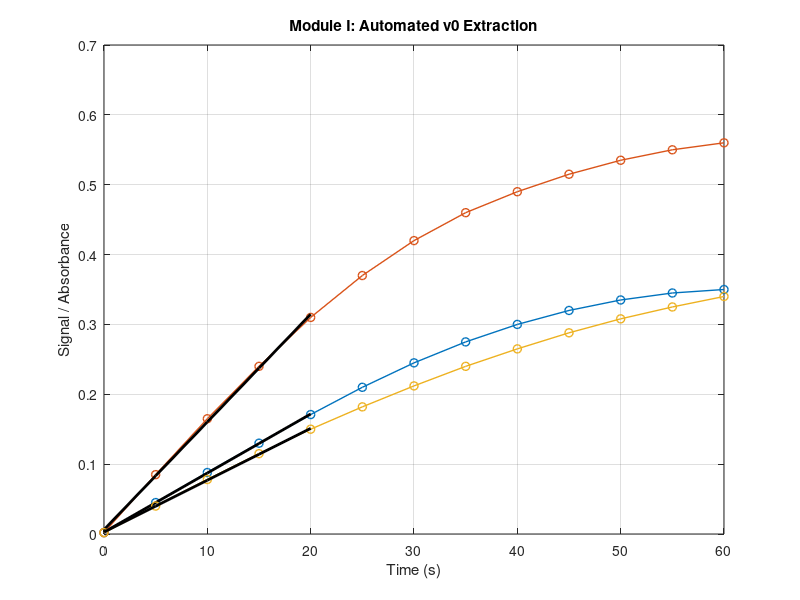

Write MATLAB code to recreate this figure. (Note: this script raises an error after producing the figure.)
%% ssice_integrated_kinetics.m
%% INTEGRATED PROFESSIONAL ENZYME KINETICS SUPER SCRIPT (SSICE)
% Developed for v0 processing, multi-model analysis and allosteric/
% inhibition diagnosis with automated model selection by AIC.
%
% Module I  : automated extraction of initial velocities (v0) from raw
%             time-vs-signal curves using a moving-window linearity
%             algorithm.
% Module II : macroscopic multi-model fitting. Without inhibitor, five
%             substrate-dependent models compete (Michaelis-Menten, Hill,
%             Haldane, MWC, substrate activation); with inhibitor, four
%             inhibition models compete (competitive, pure non-competitive,
%             uncompetitive, mixed). The best model is selected by the
%             Akaike Information Criterion (AIC).
%
% Produces the figures used as Figure 2 of the SSICE manuscript.
%
% Requirements: MATLAB R2016b or later
%               Optimization Toolbox (lsqcurvefit)
%
% Part of the SSICE framework. If you use this code, please cite the
% associated manuscript (see README.md).

clear; clc; close all;
fprintf('=========================================================================\n');
fprintf(' STARTING INTEGRATED ENZYME KINETICS SUPER SCRIPT (SSICE)\n');
fprintf('=========================================================================\n\n');

% Global options for the mathematical optimization algorithms
options = optimset('Display','off','MaxFunEvals',20000,'MaxIter',20000);

%% =========================================================================
% MODULE I: AUTOMATED PROCESSING OF INITIAL VELOCITIES (v0)
% =========================================================================
disp('>> MODULE I: Processing raw time-vs-signal data...');
% We simulate time-course data for 3 experimental conditions as recorded
% by a plate reader or spectrophotometer.
% In practice, you can load this from an Excel file:
% time = matrix(:,1); signal = matrix(:,2);
common_time = (0:5:60)'; % Time every 5 seconds up to 1 minute

% Raw experimental curves (simulated signal/absorbance for 3 example assays)
assay_control_S1   = [0.002; 0.045; 0.088; 0.130; 0.171; 0.210; 0.245; 0.275; 0.300; 0.320; 0.335; 0.345; 0.350];
assay_control_S2   = [0.002; 0.085; 0.165; 0.240; 0.310; 0.370; 0.420; 0.460; 0.490; 0.515; 0.535; 0.550; 0.560];
assay_inhibitor_S2 = [0.002; 0.040; 0.078; 0.115; 0.150; 0.182; 0.212; 0.240; 0.265; 0.288; 0.308; 0.325; 0.340];

assay_bank = [assay_control_S1, assay_control_S2, assay_inhibitor_S2];
n_assays = size(assay_bank, 2);

v0_calculated = zeros(n_assays, 1);
window_points = 5; % Minimum points to evaluate the moving linearity window

figure('Name', 'Module I: Linear-Phase Diagnosis (v0)', 'Color', 'w', 'Position', [100, 500, 550, 400]);

for j = 1:n_assays
    current_signal = assay_bank(:, j);
    best_R2 = 0;
    best_slope = 0;
    idx_start = 1; idx_end = window_points;

    % Moving-window algorithm
    for i = 1 : (length(common_time) - window_points + 1)
        window = i : (i + window_points - 1);
        t_sub = common_time(window);
        s_sub = current_signal(window);
        p = polyfit(t_sub, s_sub, 1);
        R2 = 1 - (sum((s_sub - polyval(p, t_sub)).^2) / sum((s_sub - mean(s_sub)).^2));
        if R2 > best_R2 && i <= (length(common_time)/2)
            best_R2 = R2;
            best_slope = p(1);
            idx_start = i; idx_end = i + window_points - 1;
        end
    end
    v0_calculated(j) = best_slope; % Store the calculated v0

    % Plot linear-phase quality control
    plot(common_time, current_signal, 'o-', 'LineWidth', 1); hold on;
    t_lin = common_time(idx_start:idx_end);
    plot(t_lin, polyval(polyfit(t_lin, current_signal(idx_start:idx_end), 1), t_lin), 'k-', 'LineWidth', 2);
end
xlabel('Time (s)'); ylabel('Signal / Absorbance');
title('Module I: Automated v0 Extraction'); grid on;
fprintf('>> MODULE I COMPLETED: v0 values extracted successfully.\n\n');

%% =========================================================================
% MODULE II: MACROSCOPIC, MULTI-MODEL ANALYSIS AND INHIBITION DIAGNOSIS
% =========================================================================
disp('>> MODULE II: Running macroscopic modeling and AIC calculation...');

% MAIN ENZYMATIC WORK MATRIX
% You can feed this matrix with the results of Module I.
% Format: [ Substrate_Concentration [S] , Inhibitor_Concentration [I] , Initial_Velocity v ]
% (Integrated example of a complete catalase-style kinetic assay at high
% substrate concentration)
macro_data = [
%   [S]    [I]     v
    5.0,   0.0,   45.0;
    10.0,  0.0,   78.0;
    20.0,  0.0,  120.0;
    40.0,  0.0,  145.0; % Typical curve decaying by substrate inhibition
    60.0,  0.0,  138.0;
    80.0,  0.0,  122.0;
    100.0, 0.0,  105.0;
];

S = macro_data(:, 1);
I = macro_data(:, 2);
v = macro_data(:, 3);
N = length(v);

% Intelligently detect whether an external inhibitor is present in the assay
has_inhibitor = any(I > 0);

% GENERAL BANK OF ANONYMOUS MATHEMATICAL MODELS
mod_mm      = @(beta, x) (beta(1) * x) ./ (beta(2) + x);                                          % Michaelis-Menten
mod_hill    = @(beta, x) (beta(1) * x.^beta(3)) ./ (beta(2)^beta(3) + x.^beta(3));                % Hill (empirical allostery)
mod_haldane = @(beta, x) (beta(1) * x) ./ (beta(2) + x + (x.^2 / beta(3)));                       % Haldane (catalase / substrate inhibition)
mod_act_sust= @(beta, x) (beta(1) * x .* (1 + (beta(4)*x)/beta(3))) ./ (beta(2) + x .* (1 + x/beta(3))); % Substrate activation
mod_mwc     = @(beta, x) beta(1) * ( (x./beta(2)).*(1 + x./beta(2)) + beta(3)*beta(4)*(x./beta(2)).*(1 + beta(4)*x./beta(2)) ) ./ ...
                  ( (1 + x./beta(2)).^2 + beta(3)*(1 + beta(4)*x./beta(2)).^2 );                  % MWC (mechanistic)
mod_comp    = @(beta, x) (beta(1) * x(:,1)) ./ (x(:,1) + beta(2) * (1 + x(:,2)/beta(3)));         % Competitive inhibition
mod_nocomp  = @(beta, x) (beta(1) * x(:,1)) ./ ((beta(2) + x(:,1)) .* (1 + x(:,2)/beta(3)));      % Pure non-competitive inhibition
mod_incomp  = @(beta, x) (beta(1) * x(:,1)) ./ (beta(2) + x(:,1) .* (1 + x(:,2)/beta(3)));        % Uncompetitive inhibition
mod_mixed   = @(beta, x) (beta(1) * x(:,1)) ./ (beta(2)*(1 + x(:,2)/beta(3)) + x(:,1).*(1 + x(:,2)/(beta(4)*beta(3)))); % Mixed inhibition

% Conditional execution according to the type of input data
if ~has_inhibitor
    % ---------------------------------------------------------------------
    % SCENARIO WITHOUT INHIBITOR: NON-MICHAELIAN COMPETITION
    % ---------------------------------------------------------------------
    disp('>> Active analysis: substrate-dependent scenario (no external inhibitor).');

    % Nonlinear fits
    p0_mm = [max(v)*2, median(S)];
    [p_mm, res_mm] = lsqcurvefit(mod_mm, p0_mm, S, v, [0,0], [Inf,Inf], options);
    AIC_mm = N * log(res_mm/N) + 2 * length(p0_mm);

    p0_hill = [max(v), median(S), 1.0];
    [p_hill, res_hill] = lsqcurvefit(mod_hill, p0_hill, S, v, [0,0,0], [Inf,Inf,10], options);
    AIC_hill = N * log(res_hill/N) + 2 * length(p0_hill);

    p0_hald = [max(v)*2, median(S), max(S)];
    [p_hald, res_hald] = lsqcurvefit(mod_haldane, p0_hald, S, v, [0,0,0], [Inf,Inf,Inf], options);
    AIC_hald = N * log(res_hald/N) + 2 * length(p0_hald);

    p0_mwc = [max(v), median(S), 10, 0.1];
    [p_mwc, res_mwc] = lsqcurvefit(mod_mwc, p0_mwc, S, v, [0,0,0,0], [Inf,Inf,Inf,1], options);
    AIC_mwc = N * log(res_mwc/N) + 2 * length(p0_mwc);

    p0_act = [max(v), median(S), median(S), 2.0];
    [p_act, res_act] = lsqcurvefit(mod_act_sust, p0_act, S, v, [0,0,0,1], [Inf,Inf,Inf,Inf], options);
    AIC_act = N * log(res_act/N) + 2 * length(p0_act);

    Models      = {'Michaelis-Menten'; 'Hill (Empirical Allosteric)'; 'Haldane (Catalase/Substrate Inhibition)'; 'MWC (Mechanistic Allostery)'; 'Substrate Activation'};
    Residuals_SS = [res_mm; res_hill; res_hald; res_mwc; res_act];
    AIC_values   = [AIC_mm; AIC_hill; AIC_hald; AIC_mwc; AIC_act];
else
    % ---------------------------------------------------------------------
    % SCENARIO WITH INHIBITOR: COMPETITION OF INHIBITION TYPES
    % ---------------------------------------------------------------------
    disp('>> Active analysis: scenario with external inhibitor.');

    p0_3par = [max(v)*1.2, median(S), max(I)];
    p0_4par = [max(v)*1.2, median(S), max(I), 1.0];

    [p_comp, res_comp] = lsqcurvefit(mod_comp, p0_3par, [S, I], v, [0,0,0], [Inf,Inf,Inf], options);
    AIC_comp = N * log(res_comp/N) + 2 * length(p0_3par);

    [p_nocomp, res_nocomp] = lsqcurvefit(mod_nocomp, p0_3par, [S, I], v, [0,0,0], [Inf,Inf,Inf], options);
    AIC_nocomp = N * log(res_nocomp/N) + 2 * length(p0_3par);

    [p_incomp, res_incomp] = lsqcurvefit(mod_incomp, p0_3par, [S, I], v, [0,0,0], [Inf,Inf,Inf], options);
    AIC_incomp = N * log(res_incomp/N) + 2 * length(p0_3par);

    [p_mixed, res_mixed] = lsqcurvefit(mod_mixed, p0_4par, [S, I], v, [0,0,0,0], [Inf,Inf,Inf,Inf], options);
    AIC_mixed = N * log(res_mixed/N) + 2 * length(p0_4par);

    Models       = {'Competitive Inhibition'; 'Pure Non-Competitive Inhibition'; 'Uncompetitive Inhibition'; 'Mixed Inhibition'};
    Residuals_SS = [res_comp; res_nocomp; res_incomp; res_mixed];
    AIC_values   = [AIC_comp; AIC_nocomp; AIC_incomp; AIC_mixed];
end

% =========================================================================
% FINAL REPORT OF CONCLUSIONS AND KINETIC PARAMETERS
% =========================================================================
ResultsTable = table(Models, Residuals_SS, AIC_values);
disp(' '); disp('---------------------------------------------------------');
disp(' COMPARATIVE MATHEMATICAL MODELING TABLE ');
disp('---------------------------------------------------------');
disp(ResultsTable);

[~, winner_idx] = min(AIC_values);
fprintf('*** SCIENTIFIC VERDICT: The optimal model is [%s] ***\n\n', Models{winner_idx});
fprintf('--- KINETIC PARAMETERS EXTRACTED FROM THE EXPERIMENT ---\n');

if ~has_inhibitor
    switch winner_idx
        case 1 % MM
            fprintf('Vmax = %.2f\nKm = %.2f\n', p_mm(1), p_mm(2));
        case 2 % Hill
            fprintf('Vmax = %.2f\nK_half = %.2f\nHill coefficient (n) = %.2f\n', p_hill(1), p_hill(2), p_hill(3));
        case 3 % Haldane
            fprintf('Theoretical Vmax (free enzyme) = %.2f\nApparent Km = %.2f\nKsi (substrate self-inhibition constant) = %.2f\n', p_hald(1), p_hald(2), p_hald(3));
            fprintf('>> Calculated optimal substrate concentration: %.2f\n', sqrt(p_hald(2)*p_hald(3)));
        case 4 % MWC
            fprintf('Vmax = %.2f\nKR = %.2f\nL (T/R equilibrium) = %.2f\nc (KR/KT ratio) = %.2f\n', p_mwc(1), p_mwc(2), p_mwc(3), p_mwc(4));
        case 5 % Substrate activation
            fprintf('Basal Vmax = %.2f\nKm = %.2f\nKA (activation) = %.2f\nBeta acceleration factor = %.2f\n', p_act(1), p_act(2), p_act(3), p_act(4));
    end
else
    switch winner_idx
        case 1 % Competitive
            fprintf('Vmax = %.2f\nKm = %.2f\nKi (inhibitor affinity) = %.2f\n', p_comp(1), p_comp(2), p_comp(3));
        case 2 % Non-competitive
            fprintf('Vmax = %.2f\nKm = %.2f\nKi (inhibitor affinity) = %.2f\n', p_nocomp(1), p_nocomp(2), p_nocomp(3));
        case 3 % Uncompetitive
            fprintf('Vmax = %.2f\nKm = %.2f\nKi (affinity for the ES complex) = %.2f\n', p_incomp(1), p_incomp(2), p_incomp(3));
        case 4 % Mixed
            fprintf('Vmax = %.2f\nKm = %.2f\nKi (free site) = %.2f\nAlpha*Ki (occupied site) = %.2f\nAlpha factor = %.2f\n', p_mixed(1), p_mixed(2), p_mixed(3), p_mixed(4)*p_mixed(3), p_mixed(4));
    end
end

% =========================================================================
% PLOTTING OF FITS IN THE MACROSCOPIC MODELING
% =========================================================================
S_plot = linspace(0, max(S)*1.2, 300);
figure('Name', 'Module II: Macroscopic Fitting Curves', 'Color', 'w', 'Position', [700, 500, 600, 400]);
plot(S, v, 'ro', 'MarkerSize', 8, 'LineWidth', 2, 'DisplayName', 'Real v0 data'); hold on;

if ~has_inhibitor
    plot(S_plot, mod_mm(p_mm, S_plot), 'g--', 'DisplayName', 'Michaelis-Menten');
    plot(S_plot, mod_haldane(p_hald, S_plot), 'b-', 'LineWidth', 1.8, 'DisplayName', 'Haldane (Winner)');
    plot(S_plot, mod_mwc(p_mwc, S_plot), 'm-.', 'DisplayName', 'MWC Model');
    plot(S_plot, mod_act_sust(p_act, S_plot), 'k:', 'LineWidth', 1.5, 'DisplayName', 'Substrate Activation');
    title('Non-Michaelian Kinetics Fitting');
else
    I_max = max(I);
    if winner_idx == 1
        v_ctrl = mod_comp(p_comp,[S_plot',zeros(300,1)]); v_inh = mod_comp(p_comp,[S_plot',ones(300,1)*I_max]);
    elseif winner_idx == 2
        v_ctrl = mod_nocomp(p_nocomp,[S_plot',zeros(300,1)]); v_inh = mod_nocomp(p_nocomp,[S_plot',ones(300,1)*I_max]);
    elseif winner_idx == 3
        v_ctrl = mod_incomp(p_incomp,[S_plot',zeros(300,1)]); v_inh = mod_incomp(p_incomp,[S_plot',ones(300,1)*I_max]);
    else
        v_ctrl = mod_mixed(p_mixed,[S_plot',zeros(300,1)]); v_inh = mod_mixed(p_mixed,[S_plot',ones(300,1)*I_max]);
    end
    plot(S_plot, v_ctrl, 'r-', 'LineWidth', 1.5, 'DisplayName', 'Control fit');
    plot(S_plot, v_inh, 'b-', 'LineWidth', 1.5, 'DisplayName', 'Fit with inhibitor');
    title('Enzyme Inhibition Profile');
end
xlabel('Substrate Concentration [S]'); ylabel('Initial Velocity (v0)');
legend('Location', 'Best'); grid on;
